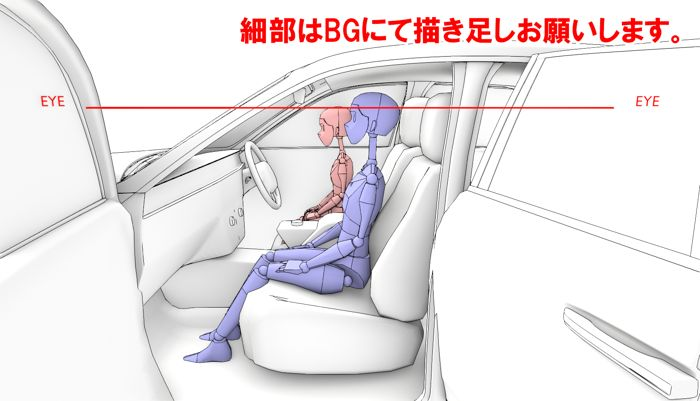
#> input picture handoff/SP2_10/boards10_sample/3.jpg, 700 x 401 px
$ python post_watercolor.py ../../handoff/SP2_10/boards10_sample/3.jpg out.png
#> lines starting #> are read from the running program, lines starting #| are printed output that depends on the picture
# -*- coding: utf-8 -*-
"""レンダリング画像に水彩画っぽい淡さを足すポスト処理。

- ソフトブルーム (ハイライトのにじみ)
- シャドウを紙色へリフト (真っ黒を作らない)
- 彩度をわずかに抑えて紙目ノイズを重ねる
- 周辺をほんのり明るく (紙の余白感)

使い方: python3 src/stage3d/post_watercolor.py in.png [out.png]
"""

import sys

from PIL import Image, ImageChops, ImageEnhance, ImageFilter

PAPER = (232, 230, 220)


def watercolor(im, bloom=0.20, lift=0.14, desat=0.94, grain=0.045):
#> called with bloom = 0.2, lift = 0.14, desat = 0.94, grain = 0.045
    im = im.convert("RGB")
#> im is the input picture: PIL image 700x401 RGB; mean R, G, B 234.6, 229.5, 231.4
    w, h = im.size
#> w = 700; h = 401

    # 1) ソフトブルーム: ぼかしをスクリーン合成
    blur = im.filter(ImageFilter.GaussianBlur(max(2, w // 180)))
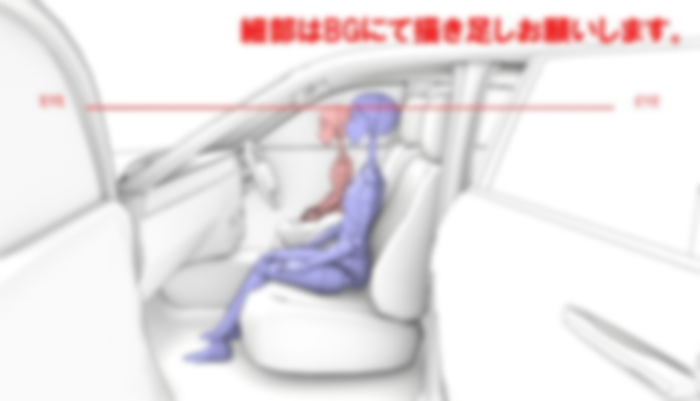
#> blur: PIL image 700x401 RGB; mean R, G, B 234.7, 229.5, 231.4
    im = ImageChops.blend(im, ImageChops.screen(im, blur), bloom)

    # 2) シャドウリフト: 暗部ほど紙色へ寄せる
    paper = Image.new("RGB", im.size, PAPER)
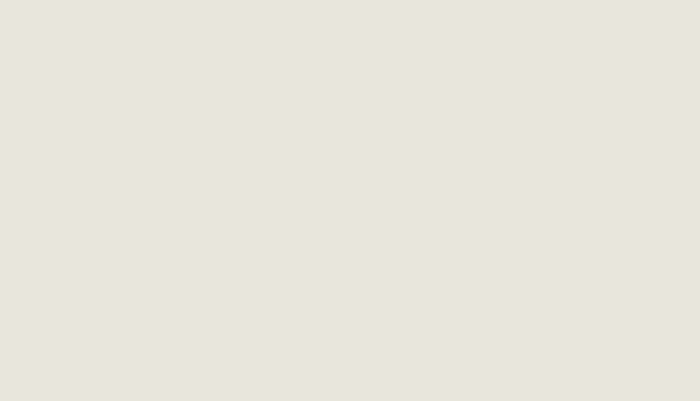
#> paper: PIL image 700x401 RGB; mean R, G, B 232, 230, 220
    inv = im.convert("L").point(lambda v: int((255 - v) * lift))  # 暗いほど大きい
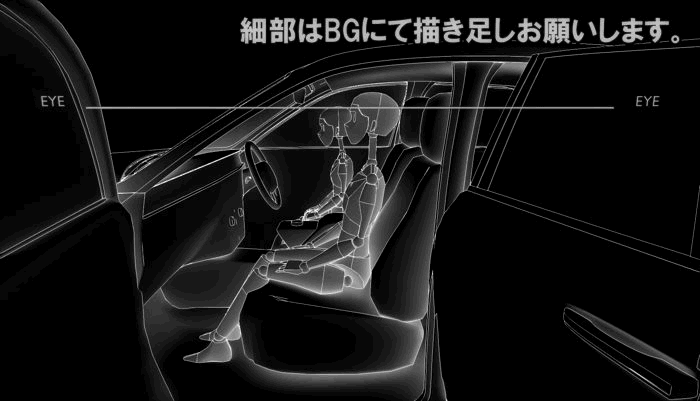
#> inv: PIL image 700x401 L; min 0, max 31, mean 2.6; drawn with min black and max white
    im = Image.composite(paper, im, inv)
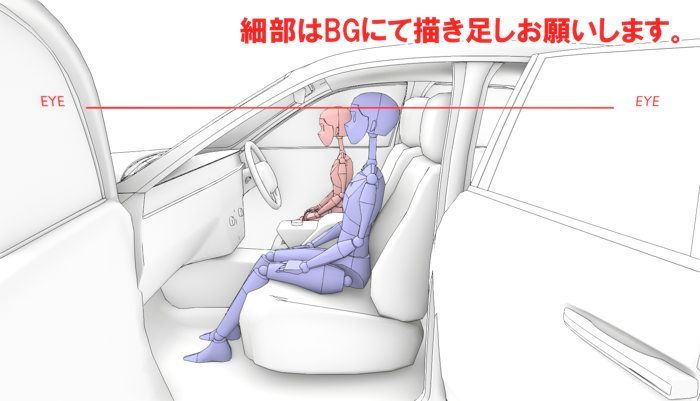
#> im: PIL image 700x401 RGB; mean R, G, B 238, 233.5, 235.1

    # 3) 彩度控えめ
    im = ImageEnhance.Color(im).enhance(desat)

    # 4) 紙目: 255付近を中心にしたノイズを乗算 (わずかに凹むだけ)
    noise = Image.effect_noise((w // 2, h // 2), 26).resize((w, h))
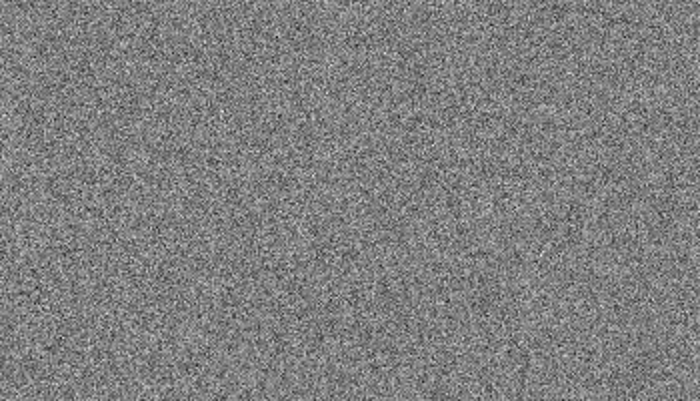
#> noise: PIL image 700x401 L; min 32, max 235, mean 127.4
    noise = noise.point(lambda v: int(255 - abs(v - 128) * grain * 5))
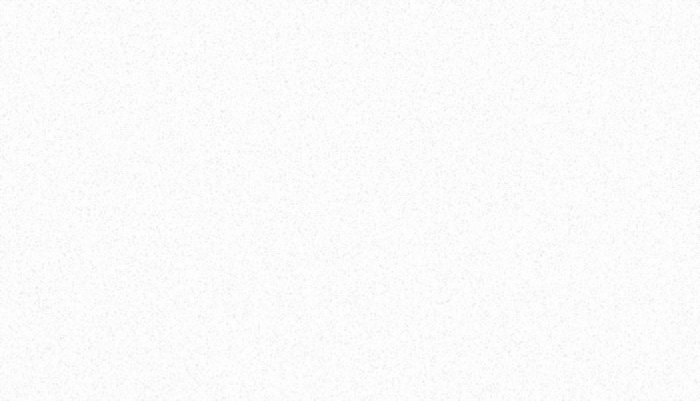
#> noise: PIL image 700x401 L; min 230, max 255, mean 250.7
    im = ImageChops.multiply(im, Image.merge("RGB", (noise, noise, noise)))

    return im


def main():
    src = sys.argv[1]
    dst = sys.argv[2] if len(sys.argv) > 2 else src.replace(".png", "_wc.png")
    watercolor(Image.open(src)).save(dst, quality=92)
    print("wrote", dst)


if __name__ == "__main__":
    main()
